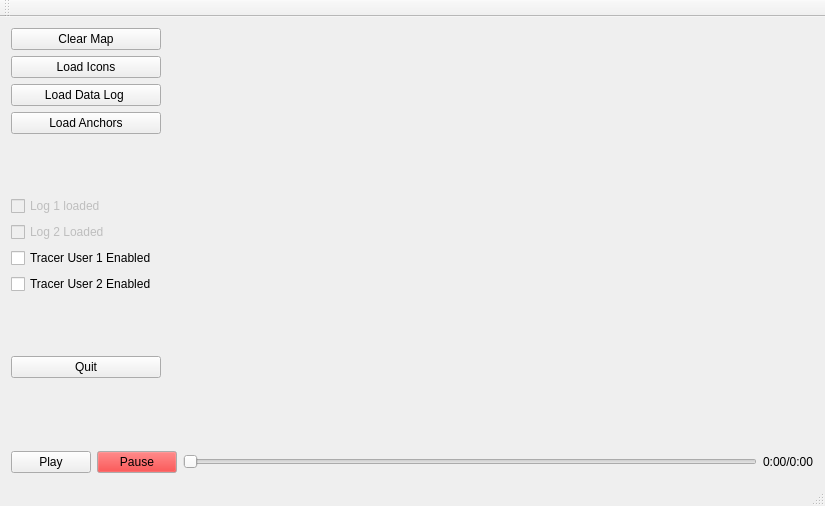
<?xml version="1.0" encoding="UTF-8"?>
<ui version="4.0">
 <class>MainWindow</class>
 <widget class="QMainWindow" name="MainWindow">
  <property name="geometry">
   <rect>
    <x>0</x>
    <y>0</y>
    <width>825</width>
    <height>506</height>
   </rect>
  </property>
  <property name="windowTitle">
   <string>MainWindow</string>
  </property>
  <widget class="QWidget" name="centralWidget">
   <layout class="QHBoxLayout" name="horizontalLayout">
    <item>
     <layout class="QGridLayout" name="gridLayout">
      <item row="1" column="0" colspan="2">
       <layout class="QHBoxLayout" name="layoutPlaybar">
        <item>
         <widget class="QPushButton" name="btnPlay">
          <property name="text">
           <string>Play</string>
          </property>
         </widget>
        </item>
        <item>
         <widget class="QPushButton" name="btnPause">
          <property name="palette">
           <palette>
            <active>
             <colorrole role="Button">
              <brush brushstyle="SolidPattern">
               <color alpha="255">
                <red>255</red>
                <green>0</green>
                <blue>0</blue>
               </color>
              </brush>
             </colorrole>
            </active>
            <inactive>
             <colorrole role="Button">
              <brush brushstyle="SolidPattern">
               <color alpha="255">
                <red>255</red>
                <green>0</green>
                <blue>0</blue>
               </color>
              </brush>
             </colorrole>
            </inactive>
            <disabled>
             <colorrole role="Button">
              <brush brushstyle="SolidPattern">
               <color alpha="255">
                <red>255</red>
                <green>0</green>
                <blue>0</blue>
               </color>
              </brush>
             </colorrole>
            </disabled>
           </palette>
          </property>
          <property name="text">
           <string>Pause</string>
          </property>
         </widget>
        </item>
        <item>
         <widget class="QSlider" name="horizontalSlider">
          <property name="orientation">
           <enum>Qt::Horizontal</enum>
          </property>
         </widget>
        </item>
        <item>
         <widget class="QLabel" name="lblTime">
          <property name="text">
           <string>0:00/0:00</string>
          </property>
         </widget>
        </item>
       </layout>
      </item>
      <item row="0" column="1">
       <spacer name="horizontalSpacer">
        <property name="orientation">
         <enum>Qt::Horizontal</enum>
        </property>
        <property name="sizeHint" stdset="0">
         <size>
          <width>40</width>
          <height>20</height>
         </size>
        </property>
       </spacer>
      </item>
      <item row="0" column="0">
       <layout class="QVBoxLayout" name="verticalLayout">
        <item>
         <widget class="QPushButton" name="btnClear">
          <property name="text">
           <string>Clear Map</string>
          </property>
         </widget>
        </item>
        <item>
         <widget class="QPushButton" name="btnLoad">
          <property name="text">
           <string>Load Icons</string>
          </property>
         </widget>
        </item>
        <item>
         <widget class="QPushButton" name="btnLoadLogFile">
          <property name="text">
           <string>Load Data Log </string>
          </property>
         </widget>
        </item>
        <item>
         <widget class="QPushButton" name="loadVw1">
          <property name="text">
           <string>Load Anchors</string>
          </property>
         </widget>
        </item>
        <item>
         <widget class="QLabel" name="lblStatus">
          <property name="minimumSize">
           <size>
            <width>150</width>
            <height>50</height>
           </size>
          </property>
          <property name="maximumSize">
           <size>
            <width>150</width>
            <height>50</height>
           </size>
          </property>
          <property name="text">
           <string/>
          </property>
         </widget>
        </item>
        <item>
         <widget class="QCheckBox" name="Log1loaded">
          <property name="enabled">
           <bool>false</bool>
          </property>
          <property name="toolTip">
           <string extracomment="Displays if the file 1 has been loaded"/>
          </property>
          <property name="text">
           <string>Log 1 loaded</string>
          </property>
          <property name="shortcut">
           <string/>
          </property>
          <property name="checkable">
           <bool>true</bool>
          </property>
         </widget>
        </item>
        <item>
         <widget class="QCheckBox" name="Log2loaded">
          <property name="enabled">
           <bool>false</bool>
          </property>
          <property name="mouseTracking">
           <bool>true</bool>
          </property>
          <property name="text">
           <string>Log 2 Loaded</string>
          </property>
          <property name="shortcut">
           <string/>
          </property>
          <property name="checkable">
           <bool>true</bool>
          </property>
          <property name="autoExclusive">
           <bool>false</bool>
          </property>
          <property name="tristate">
           <bool>false</bool>
          </property>
         </widget>
        </item>
        <item>
         <widget class="QCheckBox" name="tracerRed">
          <property name="text">
           <string>Tracer User 1 Enabled</string>
          </property>
         </widget>
        </item>
        <item>
         <widget class="QCheckBox" name="tracer2">
          <property name="text">
           <string>Tracer User 2 Enabled</string>
          </property>
         </widget>
        </item>
        <item>
         <widget class="QLabel" name="lblNumSteps">
          <property name="enabled">
           <bool>true</bool>
          </property>
          <property name="minimumSize">
           <size>
            <width>150</width>
            <height>50</height>
           </size>
          </property>
          <property name="maximumSize">
           <size>
            <width>150</width>
            <height>50</height>
           </size>
          </property>
          <property name="text">
           <string/>
          </property>
         </widget>
        </item>
        <item>
         <widget class="QPushButton" name="btnQuit">
          <property name="text">
           <string>Quit</string>
          </property>
         </widget>
        </item>
        <item>
         <spacer name="verticalSpacer">
          <property name="orientation">
           <enum>Qt::Vertical</enum>
          </property>
          <property name="sizeHint" stdset="0">
           <size>
            <width>20</width>
            <height>40</height>
           </size>
          </property>
         </spacer>
        </item>
       </layout>
      </item>
     </layout>
    </item>
   </layout>
  </widget>
  <widget class="QMenuBar" name="menuBar">
   <property name="geometry">
    <rect>
     <x>0</x>
     <y>0</y>
     <width>825</width>
     <height>21</height>
    </rect>
   </property>
  </widget>
  <widget class="QToolBar" name="mainToolBar">
   <attribute name="toolBarArea">
    <enum>TopToolBarArea</enum>
   </attribute>
   <attribute name="toolBarBreak">
    <bool>false</bool>
   </attribute>
  </widget>
  <widget class="QStatusBar" name="statusBar"/>
 </widget>
 <layoutdefault spacing="6" margin="11"/>
 <resources/>
 <connections/>
</ui>
